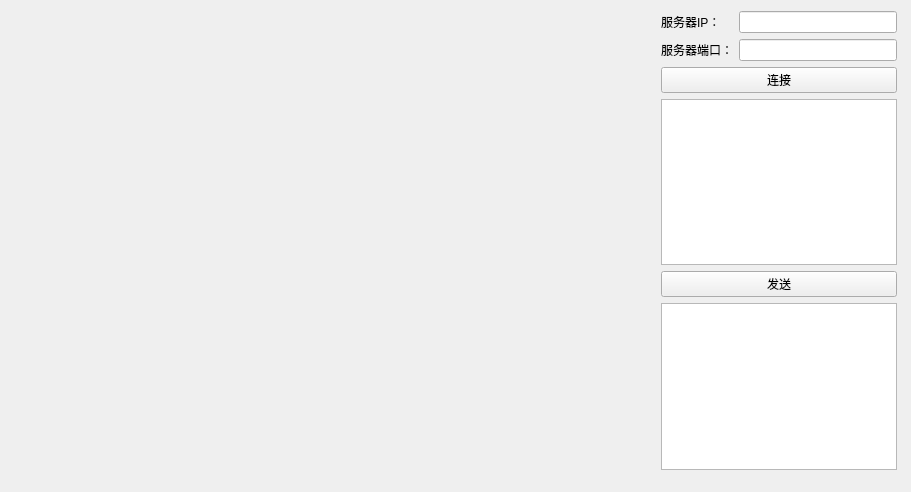
<?xml version="1.0" encoding="UTF-8"?>
<ui version="4.0">
 <class>Widget</class>
 <widget class="QWidget" name="Widget">
  <property name="geometry">
   <rect>
    <x>0</x>
    <y>0</y>
    <width>911</width>
    <height>492</height>
   </rect>
  </property>
  <property name="sizePolicy">
   <sizepolicy hsizetype="Preferred" vsizetype="Preferred">
    <horstretch>0</horstretch>
    <verstretch>0</verstretch>
   </sizepolicy>
  </property>
  <property name="windowTitle">
   <string>TcpClient</string>
  </property>
  <property name="layoutDirection">
   <enum>Qt::LeftToRight</enum>
  </property>
  <widget class="QLabel" name="label_show">
   <property name="geometry">
    <rect>
     <x>0</x>
     <y>0</y>
     <width>640</width>
     <height>480</height>
    </rect>
   </property>
   <property name="text">
    <string/>
   </property>
  </widget>
  <widget class="QWidget" name="layoutWidget">
   <property name="geometry">
    <rect>
     <x>650</x>
     <y>0</y>
     <width>258</width>
     <height>481</height>
    </rect>
   </property>
   <layout class="QVBoxLayout" name="verticalLayout_3" stretch="0,0,0,0,0">
    <item>
     <layout class="QHBoxLayout" name="horizontalLayout" stretch="1,3">
      <item>
       <layout class="QVBoxLayout" name="verticalLayout">
        <item>
         <widget class="QLabel" name="label_serverIp">
          <property name="text">
           <string>服务器IP：</string>
          </property>
          <property name="alignment">
           <set>Qt::AlignLeading|Qt::AlignLeft|Qt::AlignVCenter</set>
          </property>
         </widget>
        </item>
        <item>
         <widget class="QLabel" name="label_serverPort">
          <property name="text">
           <string>服务器端口：</string>
          </property>
         </widget>
        </item>
       </layout>
      </item>
      <item>
       <layout class="QVBoxLayout" name="verticalLayout_2">
        <item>
         <widget class="QLineEdit" name="lineEdit_ServerIP"/>
        </item>
        <item>
         <widget class="QLineEdit" name="lineEdit_ServerPort">
          <property name="enabled">
           <bool>true</bool>
          </property>
         </widget>
        </item>
       </layout>
      </item>
     </layout>
    </item>
    <item>
     <widget class="QPushButton" name="pushButton_connectToServer">
      <property name="text">
       <string>连接</string>
      </property>
     </widget>
    </item>
    <item>
     <widget class="QTextEdit" name="textEdit_RecvBuf"/>
    </item>
    <item>
     <widget class="QPushButton" name="pushButton_sendToServer">
      <property name="text">
       <string>发送</string>
      </property>
     </widget>
    </item>
    <item>
     <widget class="QTextEdit" name="textEdit_SenBbuf"/>
    </item>
   </layout>
  </widget>
 </widget>
 <layoutdefault spacing="6" margin="11"/>
 <resources/>
 <connections/>
</ui>
